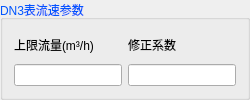
         <widget class="QGroupBox" name="gBox_DN3_Flow">
          <property name="palette">
           <palette>
            <active>
             <colorrole role="WindowText">
              <brush brushstyle="SolidPattern">
               <color alpha="255">
                <red>0</red>
                <green>85</green>
                <blue>255</blue>
               </color>
              </brush>
             </colorrole>
            </active>
            <inactive>
             <colorrole role="WindowText">
              <brush brushstyle="SolidPattern">
               <color alpha="255">
                <red>0</red>
                <green>85</green>
                <blue>255</blue>
               </color>
              </brush>
             </colorrole>
            </inactive>
            <disabled>
             <colorrole role="WindowText">
              <brush brushstyle="SolidPattern">
               <color alpha="255">
                <red>120</red>
                <green>120</green>
                <blue>120</blue>
               </color>
              </brush>
             </colorrole>
            </disabled>
           </palette>
          </property>
          <property name="title">
           <string>DN3表流速参数</string>
          </property>
          <layout class="QHBoxLayout" name="horizontalLayout_2">
           <item>
            <layout class="QVBoxLayout" name="verticalLayout">
             <item>
              <widget class="QLabel" name="label_20">
               <property name="minimumSize">
                <size>
                 <width>90</width>
                 <height>25</height>
                </size>
               </property>
               <property name="maximumSize">
                <size>
                 <width>16777215</width>
                 <height>40</height>
                </size>
               </property>
               <property name="palette">
                <palette>
                 <active>
                  <colorrole role="WindowText">
                   <brush brushstyle="SolidPattern">
                    <color alpha="255">
                     <red>0</red>
                     <green>0</green>
                     <blue>0</blue>
                    </color>
                   </brush>
                  </colorrole>
                 </active>
                 <inactive>
                  <colorrole role="WindowText">
                   <brush brushstyle="SolidPattern">
                    <color alpha="255">
                     <red>0</red>
                     <green>0</green>
                     <blue>0</blue>
                    </color>
                   </brush>
                  </colorrole>
                 </inactive>
                 <disabled>
                  <colorrole role="WindowText">
                   <brush brushstyle="SolidPattern">
                    <color alpha="255">
                     <red>120</red>
                     <green>120</green>
                     <blue>120</blue>
                    </color>
                   </brush>
                  </colorrole>
                 </disabled>
                </palette>
               </property>
               <property name="text">
                <string>上限流量(m³/h)</string>
               </property>
              </widget>
             </item>
             <item>
              <widget class="QLineEdit" name="lineEdit_DN3_UpperFlow"/>
             </item>
            </layout>
           </item>
           <item>
            <layout class="QVBoxLayout" name="verticalLayout_2">
             <item>
              <widget class="QLabel" name="label_21">
               <property name="minimumSize">
                <size>
                 <width>55</width>
                 <height>25</height>
                </size>
               </property>
               <property name="palette">
                <palette>
                 <active>
                  <colorrole role="WindowText">
                   <brush brushstyle="SolidPattern">
                    <color alpha="255">
                     <red>0</red>
                     <green>0</green>
                     <blue>0</blue>
                    </color>
                   </brush>
                  </colorrole>
                 </active>
                 <inactive>
                  <colorrole role="WindowText">
                   <brush brushstyle="SolidPattern">
                    <color alpha="255">
                     <red>0</red>
                     <green>0</green>
                     <blue>0</blue>
                    </color>
                   </brush>
                  </colorrole>
                 </inactive>
                 <disabled>
                  <colorrole role="WindowText">
                   <brush brushstyle="SolidPattern">
                    <color alpha="255">
                     <red>120</red>
                     <green>120</green>
                     <blue>120</blue>
                    </color>
                   </brush>
                  </colorrole>
                 </disabled>
                </palette>
               </property>
               <property name="text">
                <string>修正系数</string>
               </property>
              </widget>
             </item>
             <item>
              <widget class="QLineEdit" name="lineEdit_DN3_adjust"/>
             </item>
            </layout>
           </item>
          </layout>
         </widget>
